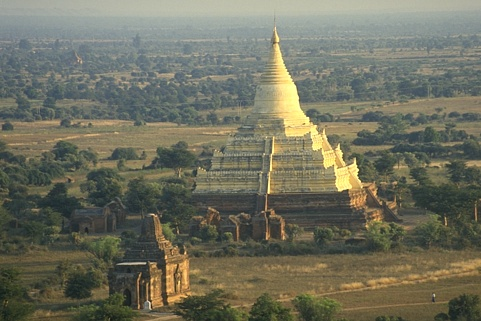
%> input picture images/landscape.jpg, 481 x 321 px
$ octave test_PatSize.m   (GNU Octave 9; MATLAB toolbox functions it lacks are replaced by stand-ins)
%> lines starting %> are read from the running program, lines starting %| are printed output that depends on the picture
### local/propColor.m
function [ Omega, Obvs] = propColor(gImg, Omega, Obvs, tol)
% gImg:  [m, n] gray image
% Omega: [m, n]

[m, n] = size(gImg);
if(numel(Omega) > numel(gImg))
    Omega = Omega(:, 1:n);
end
Omega = double(Omega > 0);

fprintf('before %2.2f \n', nnz(Omega)/numel(Omega));

[row, col] = find(Omega == 1);
for i = 1:numel(row)
    c = col(i);
    r = row(i);
    ctr = gImg(r, c);
    obs = Obvs(r, c, :);

    cc = c - 1;
    cr = r - 1;
    if(cr > 0 && cc > 0)
        lt = gImg(cr, cc);
        err = (ctr - lt)^2;
        if(err < tol && Omega(cr, cc) ~= 1)
            Omega(cr, cc) = 1;
            Obvs(cr, cc, :) = obs;
        end
    end
    if(r + 1 < m + 1 && c - 1 > 0)
        lb = gImg(r + 1, c - 1);
        err = (ctr - lb)^2;
        if(err < tol && Omega(r + 1, c - 1) ~= 1)
            Omega(r + 1, c - 1) = 1;
            Obvs(r + 1, c - 1, :) = obs;
        end
    end
    if(r + 1 < m + 1 && c + 1 < n + 1 )
        rb = gImg(r + 1, c + 1);
        err = (ctr - rb)^2;
        if(err < tol && Omega(r + 1, c + 1) ~= 1)
            Omega(r + 1, c + 1) = 1;
            Obvs(r + 1, c + 1, :) = obs;
        end
    end
    if(r - 1 > 0 && c + 1 < n + 1)
        rt = gImg(r - 1, c + 1);
        err = (ctr - rt)^2;
        if(err < tol && Omega(r - 1, c + 1) ~= 1)
            Omega(r - 1, c + 1) = 1;
            Obvs(r - 1, c + 1, :) = obs;
        end
    end
end

fprintf('after %2.2f \n', nnz(Omega)/numel(Omega));

end

### localColorization.m
function [ resImg ] = localColorization( gImg, Obvs, mu, patPara)

kNN = patPara.kNN;
patSize = patPara.patSize;
sliding = patPara.sliding;
epsilon = patPara.epsilon;
rho = patPara.rho;

% image to patch
imSize = size(gImg);
[pat, patIdx, patPos] = im2patch(gImg, patSize, sliding);
[patR, patG, patB] = colorIm2patch(Obvs, patSize, sliding);

patNum = length(patIdx);

idx = randperm(patNum);
pat = pat(:,idx);
patIdx = patIdx(idx);
patPos = patPos(:, idx);
patR = patR(:, idx);
patG = patG(:, idx);
patB = patB(:, idx);

% build up kd tree
pat = augPatch(pat/3, rho*patPos, imSize, 2);
kdTree = vl_kdtreebuild(pat);

resPatR = zeros(size(patR));
resPatG = zeros(size(patG));
resPatB = zeros(size(patB));

patWgt = zeros(1, size(pat, 2));
patJmp = min(floor(patNum*0.05), 500);
for n = 1:patJmp:patNum
    patJmp = min(patJmp, patNum - n);
    [minest, idx] = findMin(patWgt, patJmp);
    if(minest > epsilon)
        break;
    end

    % index and weight
    gnpIdx = zeros(kNN, patJmp);
    gnpDis = zeros(kNN, patJmp);
    curPat = pat(:, idx);
    parfor m = 1:patJmp
    % for m = 1:patJmp
        curPat_m = curPat(:, m);
        [gnpIdx_m, gnpDis_m] = vl_kdtreequery(kdTree, pat, curPat_m, ...
            'NumNeighbors', kNN);
        gnpIdx_m = gnpIdx_m';

        gnpIdx(:, m) = gnpIdx_m;

        gnpDis_m = (25/patSize^2)*gnpDis_m;
        gnpDis_m = exp(-gnpDis_m');
        gnpDis(:, m) = gnpDis_m;
    end

    % observations
    gupObv = cell(1, patJmp);
    gayPat = cell(1, patJmp);
    for m = 1:patJmp
        gnpIdx_m = gnpIdx(:, m);

        gupObv_m = [patR(:,gnpIdx_m), patG(:,gnpIdx_m), patB(:,gnpIdx_m)];
        gayPat_m = 3*double(pat(1:patSize^2, gnpIdx_m));

        gupObv{m} = gupObv_m;
        gayPat{m} = gayPat_m;
    end

    % optimization
    para.maxIter = 70;
    para.tol = 1e-5;
    para.pnt = 0;
    if(isfield(patPara, 'lambda'))
        para.lambda = patPara.lambda;
    end

    newPat = cell (1, patJmp);
    iter   = zeros(1, patJmp);
    rank   = zeros(1, patJmp);
    parfor m = 1:patJmp
    % for m = 1:patJmp
        Omega_m = double(gupObv{m} ~= -1);
        Omega_m = sparse(Omega_m);
        gayPat_m = gayPat{m};
        gupObv_m = gupObv{m};

        if(nnz(gupObv_m) < 1)
            continue;
        end

        [newPat_m, out] = optADMM( gayPat_m, gupObv_m, Omega_m, mu, para );

        newPat_m(newPat_m < 0) = 0;
        newPat_m(newPat_m > 1) = 1;

        iter(m) = length(out.obj);
        rank(m) = out.rank;
        newPat{m} = newPat_m;
    end
    iter = mean(iter);
    rank = mean(rank);

    % weighted update results
    for m = 1:patJmp
        gnpIdx_m = gnpIdx(:, m);
        gnpDis_m = gnpDis(:, m);
        newPat_m = newPat{m};

        % update recover patches
        N = length(gnpIdx_m);
        resPatR(:, gnpIdx_m) = updateGupPat(newPat_m(:,1:N), ...
            resPatR(:, gnpIdx_m), gnpDis_m', patWgt(gnpIdx_m));
        resPatG(:, gnpIdx_m) = updateGupPat(newPat_m(:,N+1:2*N), ...
            resPatG(:, gnpIdx_m), gnpDis_m', patWgt(gnpIdx_m));
        resPatB(:, gnpIdx_m) = updateGupPat(newPat_m(:,2*N + 1:end), ...
            resPatB(:, gnpIdx_m), gnpDis_m', patWgt(gnpIdx_m));

        patWgt(gnpIdx_m) = patWgt(gnpIdx_m) + gnpDis_m';
    end

    % check convergence
    if(patPara.pnt == 1)
        fprintf('%d out of %d, avg loops %2.2f rank %2.2f, min wgt: %2.2f \n', ...
        n, patNum, iter, rank, minest);
        fprintf('nnz: %1.2f\n', nnz(patWgt)/numel(patWgt));
    end

    if(isfield(patPara, 'cImg'))
        resImg = patch2colorIm(resPatR, resPatG, resPatB, patIdx, patSize, imSize);
        PSNR = psnr(resImg, patPara.cImg);
        fprintf('PSNR %2.4f , nnz: %d\n', PSNR, nnz(patWgt)/numel(patWgt));
    end
end

resImg = patch2colorIm(resPatR, resPatG, resPatB, patIdx, patSize, imSize);

end

%% --------------------------------------------------------------
% [14 lines left out: function updateGupPat, not called in this run]

%% --------------------------------------------------------------
% [6 lines left out: function findMin, not called in this run]

### local/colorIm2patch.m
function [rPat, gPat, bPat] = colorIm2patch(cImg, patSize, sliding)

R = cImg(:,:,1);
G = cImg(:,:,2);
B = cImg(:,:,3);

rPat  = im2patch(R, patSize, sliding);
gPat  = im2patch(G, patSize, sliding);
bPat  = im2patch(B, patSize, sliding);

end

### local/augPatch.m
function [AugPat] = augPatch(pat, pos, imSize, c)
    m = imSize(1);
    n = imSize(2);

    pos(1,:) = c*pos(1,:)/n;
    pos(2,:) = c*pos(2,:)/m;

    pat = single(pat);
    pos = single(pos);

    AugPat = cat(1, pat, pos);
end

### local/im2patch.m
function [patches, idx, pos] = im2patch(I, blkSize, slidingDis)

idxMat = zeros(size(I) - blkSize + 1);
% take blocks in distances of 'slidingDix',
% but always take the first and last one (in each row and column).
idxMat([1:slidingDis:end-1,end],[1:slidingDis:end-1,end]) = 1;
idx = find(idxMat);
[rows, cols] = ind2sub(size(idxMat),idx);
patches = zeros(blkSize^2,length(idx));
for i = 1:length(idx)
    currBlock = I(rows(i):rows(i) + blkSize -1,...
        cols(i):cols(i)+ blkSize -1);
    patches(:,i) = currBlock(:);
end

% pos(1):cols  pos(2):rows
pos = double(cat(1, cols', rows'));

### test_PatSize.m
clear all; clc; close all;

cImg = imread('images/landscape.jpg');
%> cImg is the input picture: size 321x481x3 uint8; mean R, G, B 111, 111.2, 94.4
cImg = double(cImg)/255;
%> cImg: size 321x481x3 double
[m, n, k] = size(cImg);
%> m = 321; n = 481; k = 3

% observations
Omega = zeros(m, n);
idx = randperm(m*n);
idx = idx(1:floor(length(idx)*0.10));
Omega(idx) = 1;
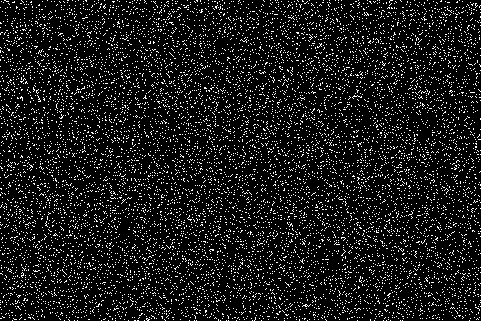
%> Omega: size 321x481 double; values 0 (black) and 1 (white), 10% white in thin lines or dots

% labels
D = zeros(size(cImg));
temp1 = -ones(m, n);
temp2 = cImg(:,:,1);
temp1(idx) = temp2(idx);
D(:,:,1) = temp1;
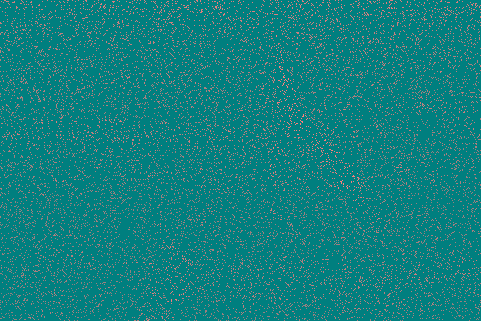
%> D: size 321x481x3 double; mean R, G, B -0.857, 0, 0; drawn with min black and max white

temp1 = -ones(m, n);
temp2 = cImg(:,:,2);
temp1(idx) = temp2(idx);
%> temp1: size 321x481 double; min -1, max 1, mean -0.856
D(:,:,2) = temp1;
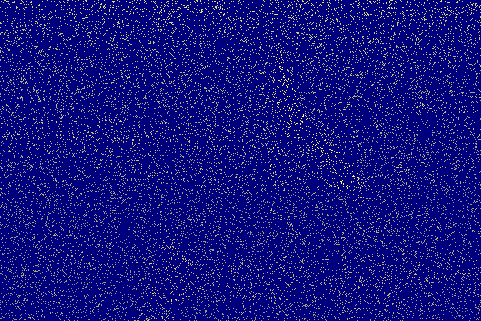
%> D: size 321x481x3 double; mean R, G, B -0.857, -0.856, 0; drawn with min black and max white

temp1 = -ones(m, n);
temp2 = cImg(:,:,3);
temp1(idx) = temp2(idx);
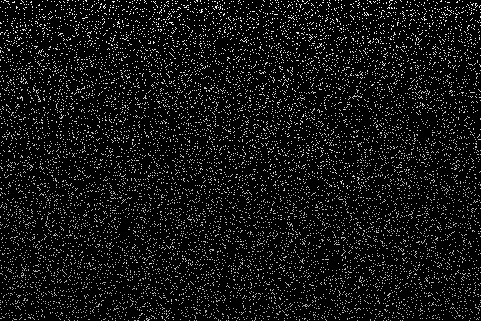
%> temp1: size 321x481 double; min -1, max 0.745, mean -0.863; drawn with min black and max white
D(:,:,3) = temp1;

% gray images
gImg = (cImg(:,:,1) + cImg(:,:,2) + cImg(:,:,3));
figure;
imshow(gImg, []);

% obvs
Omega = repmat(Omega, 1, 3);
figure;
imshow(Omega, [])

clear temp1 temp2 idx;
close all;

% ------------------------------------------------------------------------

Data.Omega = Omega;
Data.D = reshape(double(D), m, n*k);
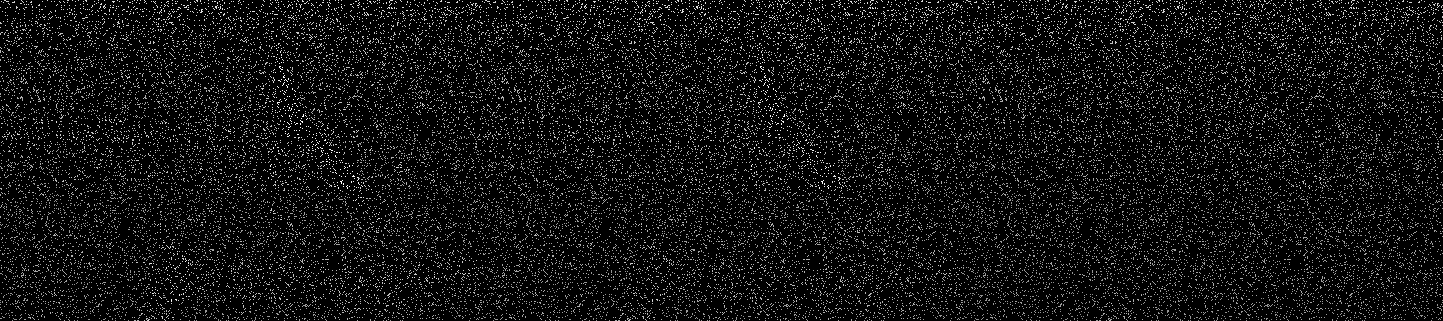
%> Data.D: size 321x1443 double; min -1, max 1, mean -0.859; drawn with min black and max white
Data.B = gImg/3;

patPara.epsilon = 1;
patPara.sliding = 2;
patPara.rho = 1;
patPara.pnt = 0;

%-------------------------------------------------------------------------
propD = D;
propNum = 20;
nNnz = zeros(1, propNum);
propTol = 1e-3;
for i = 1:propNum
    [ Omega, propD ] = propColor(gImg, Omega, propD, propTol);
    nNnz(i) = nnz(Omega)/numel(Omega);
    if(i > 1 && nNnz(i) - nNnz(i - 1) < 0.005)
        break;
    end
    if(nnz(Omega)/numel(Omega) >= 0.10)
        break;
    end
    propTol = propTol/2;
end
%> this loop made 1 pass
%> pass 1, `[ Omega, propD ] = propColor(gImg, Omega, propD, propTol);`:
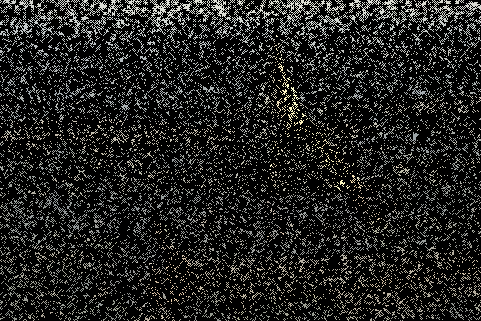
%> propD: size 321x481x3 double; mean R, G, B -0.73, -0.729, -0.74; drawn with min black and max white
%> after the loop, nNnz = 20 values, max 0.187 at index 1, min 0 at index 2, mean 0.00935; propTol = 0.001
%> the run ends on the next line
clear propNum nNnz propTol;

for i = 1:19
%     patPara.patSize = 4 + 2*i;
    patPara.patSize = 4;
    patPara.kNN = min(patPara.patSize^2, 50);

    [ rImg ] = localColorization( gImg, propD, 0.16, patPara);

$ run again, with images/couple.jpg copied over images/landscape.jpg
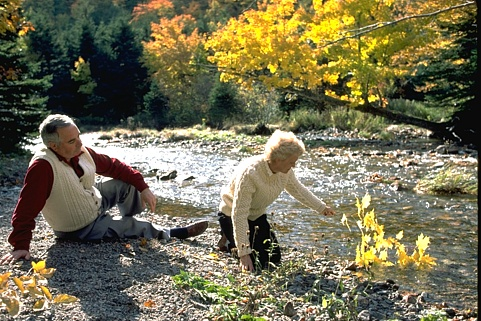
%> input picture images/couple.jpg, 481 x 321 px
%> cImg is the input picture: size 321x481x3 uint8; mean R, G, B 114.7, 110.4, 82.6
%> cImg: size 321x481x3 double
%> the loop `for i = 1:propNum` made 1 pass
%> pass 1, `[ Omega, propD ] = propColor(gImg, Omega, propD, propTol);`:
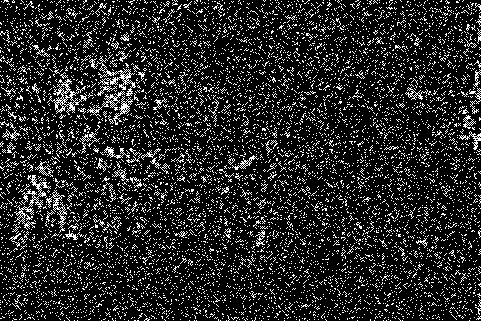
%> Omega: size 321x481 double; values 0 (black) and 1 (white), 15.1% white in thin lines or dots
%> after the loop `for i = 1:propNum`: nNnz = 20 values, max 0.151 at index 1, min 0 at index 2, mean 0.00753; propTol = 0.001
